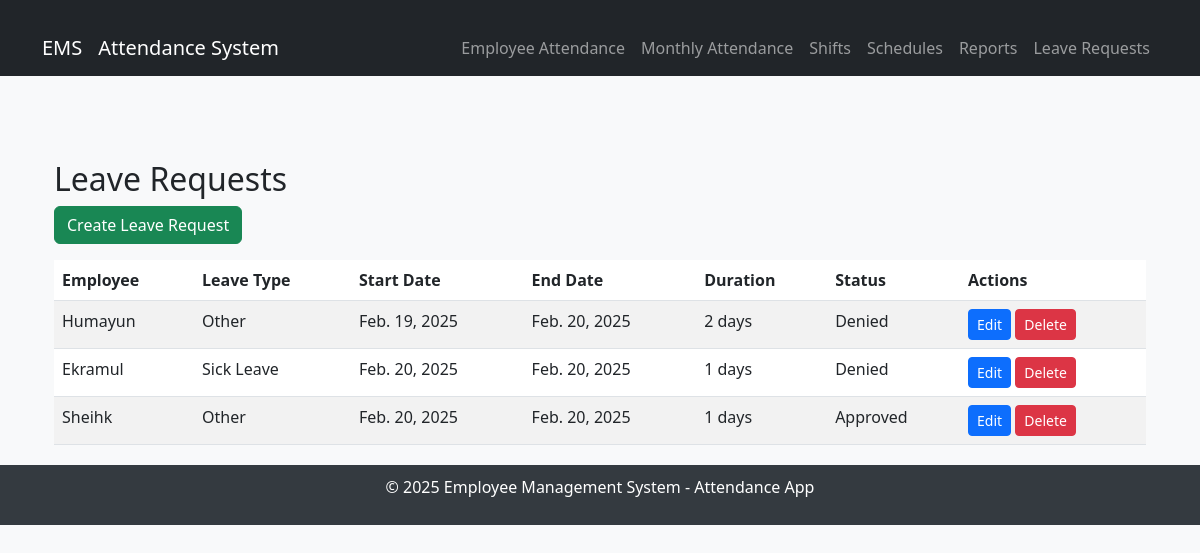
Page /attendance/leaves/ on the committed database.
### attendance/models.py (models this page shows, shortened)
class LeaveRequest(models.Model):
   LEAVE_TYPES =[
        ("Sick", "Sick Leave"),
        ("Vacation", "Vacation Leave"),
        ("Emergency", "Emergency Leave"),
        ("Maternity", "Maternity Leave"),
        ("Paternity", "Paternity Leave"),
        ("Family", "Family Leave"),
        ("Other", "Other"),
   ]
   LEAVE_REASON = [
        ("Sick Leave", "Physical Problem"),
        ("Vacation Leave", "Family Holiday"),
        ("Emergency Leave", "Medical Emergency"),
        ("Maternity Leave", "Maternity Leave"),
        ("Paternity Leave", "Paternity Leave"),
        ("Family Leave", "Family Leave"),
        ("Other", "Other"),
    ]
   STATUS = [
        ("Pending", "Pending"),
        ("Approved", "Approved"),
        ("Denied", "Denied"),
        ("Cancelled", "Cancelled"),
        ("Completed", "Completed"),
   ]
   employee = models.ForeignKey(Employee, on_delete=models.CASCADE)
   leave_type = models.CharField(max_length=10, choices=LEAVE_TYPES)
   start_date = models.DateField()
   end_date = models.DateField()
   leave_reason = models.CharField(max_length=100, choices=LEAVE_REASON)
   status = models.CharField(max_length=10, choices=STATUS)
   created_at = models.DateTimeField(auto_now_add=True)
   def get_leave_duration(self):
        return (self.end_date - self.start_date).days + 1

### employees/models.py (models this page shows, shortened)
class Employee(models.Model):
    user = models.OneToOneField(User, on_delete=models.CASCADE, null=True, blank=True)
    employee_id = models.CharField(max_length=20)
    name = models.CharField(max_length=255)
    join_date = models.DateField()
    date_of_birth = models.DateField()
    floor = models.ForeignKey(Floor, on_delete=models.SET_NULL, null=True)
    department = models.ForeignKey(Department, on_delete=models.SET_NULL, null=True)
    position = models.ForeignKey(Position, on_delete=models.SET_NULL, null=True)
    salary = models.ForeignKey(Salary, on_delete=models.SET_NULL, null=True)

### attendance/views.py (the view)
# urls.py: path('leaves/', LeaveRequestListView.as_view(), name='leave_list'),
class LeaveRequestListView(ListView):
    model = LeaveRequest
    template_name = 'attendance/leave_report/leave_list.html'
    context_object_name = 'leave_requests'

### attendance/templates/attendance/leave_report/leave_list.html
{% extends "attendance/base.html" %}
{% block content %}
<div class="container mt-4">
    <h2>Leave Requests</h2>
    <a href="{% url 'leave_create' %}" class="btn btn-success mb-3">Create Leave Request</a>
    <table class="table table-striped">
        <thead>
            <tr>
                <th>Employee</th>
                <th>Leave Type</th>
                <th>Start Date</th>
                <th>End Date</th>
                <th>Duration</th>
                <th>Status</th>
                <th>Actions</th>
            </tr>
        </thead>
        <tbody>
            {% for leave in leave_requests %}
            <tr>
                <td>{{ leave.employee.name }}</td>
                <td>{{ leave.get_leave_type_display }}</td>
                <td>{{ leave.start_date }}</td>
                <td>{{ leave.end_date }}</td>
                <td>{{ leave.get_leave_duration  }} days</td>
                <td>{{ leave.status }}</td>
                <td>
                    <a href="{% url 'leave_edit' leave.pk %}" class="btn btn-primary btn-sm">Edit</a>
                    <a href="{% url 'leave_delete' leave.pk %}" class="btn btn-danger btn-sm">Delete</a>
                </td>
            </tr>
            {% empty %}
            <tr>
                <td colspan="6" class="text-center">No leave requests found.</td>
            </tr>
            {% endfor %}
        </tbody>
    </table>
</div>
{% endblock %}

### attendance/templates/attendance/base.html (style rules this page uses)
body { background-color: #f8f9fa; }
.container { padding-top: 20px; }

### rows in the picture
LeaveRequest: employee.name "Humayun", leave_type "Other", start_date "Feb. 19, 2025", end_date "Feb. 20, 2025", get_leave_duration "2", status "Denied"
LeaveRequest: employee.name "Ekramul", leave_type "Sick Leave", start_date "Feb. 20, 2025", end_date "Feb. 20, 2025", get_leave_duration "1", status "Denied"
LeaveRequest: employee.name "Sheihk", leave_type "Other", start_date "Feb. 20, 2025", end_date "Feb. 20, 2025", get_leave_duration "1", status "Approved"
